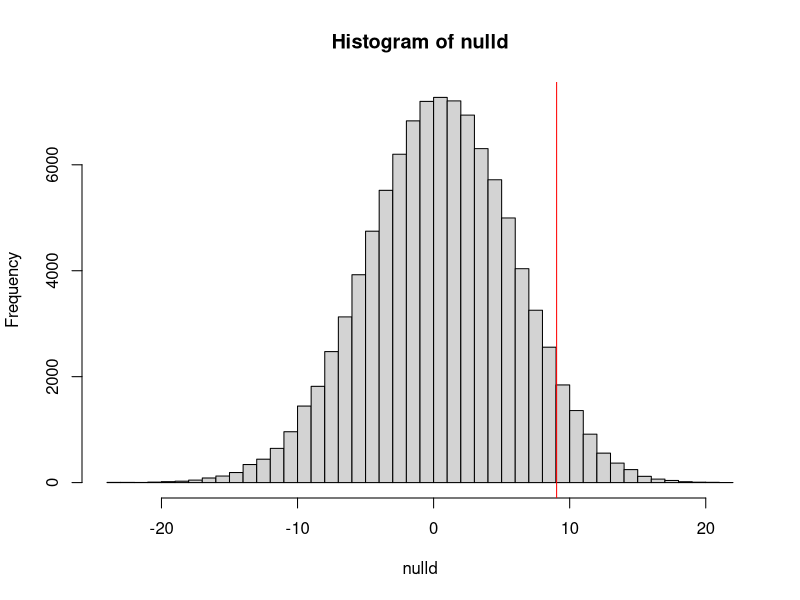
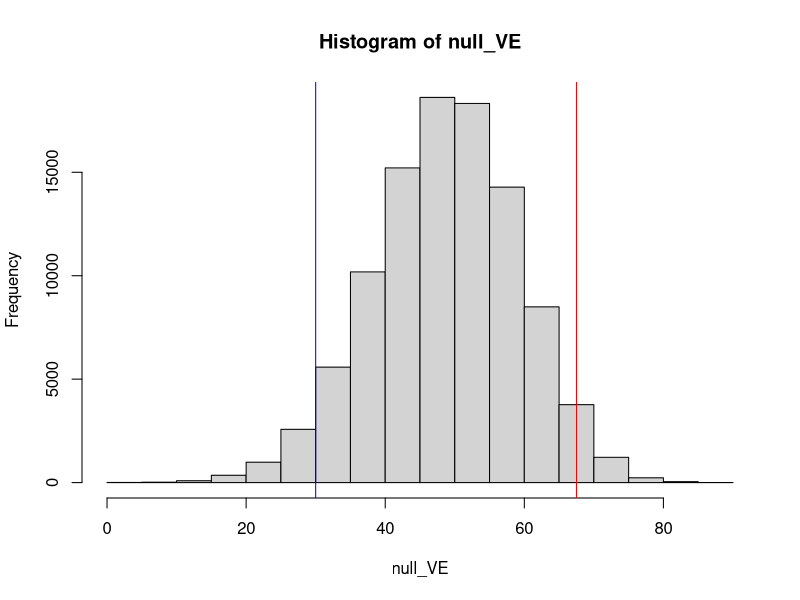

Write the R code that produced these figures, in order.
## ---- chunk 1
knitr::opts_chunk$set(echo = TRUE)
## ---- chunk 2
80/ 308
## ---- chunk 3
0.26*154
## ---- chunk 4
statistic<-function(x){40.04-x}
## ---- chunk 5
nulld<-replicate(100000,statistic(rbinom(1,154,0.26)))
## ---- chunk 6
quantile(nulld,0.95)
## ---- chunk 7
hist(nulld,breaks=50)
abline(v=9.04,col="red")
## ---- chunk 8
statistic(28)
## ---- chunk 9
mean(nulld>=12.04)
## ---- chunk 10
VE<-function(v,uv){(uv-v)*100/uv}
## ---- chunk 11
v<-28/154
uv<-80/308

VE(v,uv)
## ---- chunk 12
null_VE=c()
nullv=rbinom(100000,154,0.13)/154
for (i in nullv){null_VE=c(null_VE,VE(i,uv))}
## ---- chunk 13
quantile(null_VE,0.95)
## ---- chunk 14
hist(null_VE,breaks=30)
abline(v=quantile(null_VE,0.95),col="red")
abline(v=30,col="blue")
## ---- chunk 15
mean(null_VE>=30)
